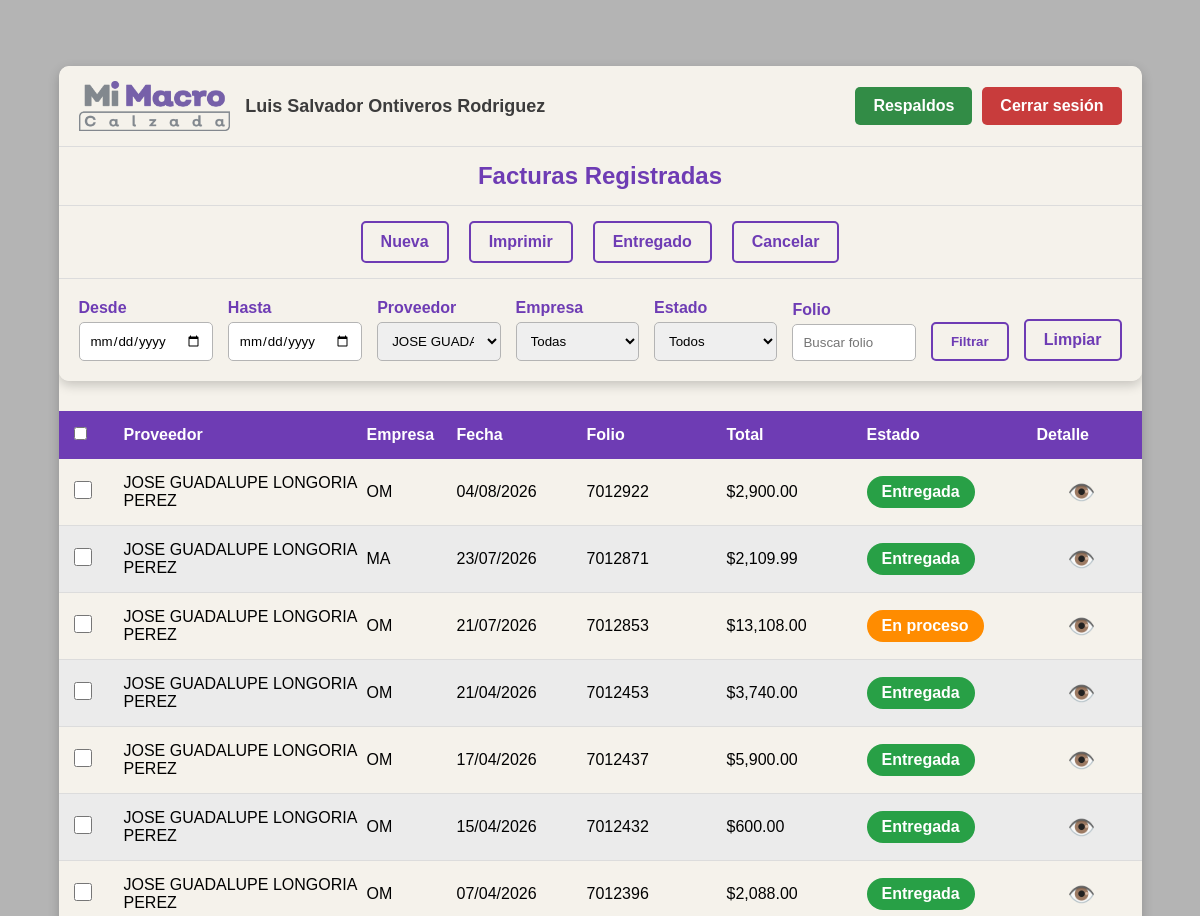
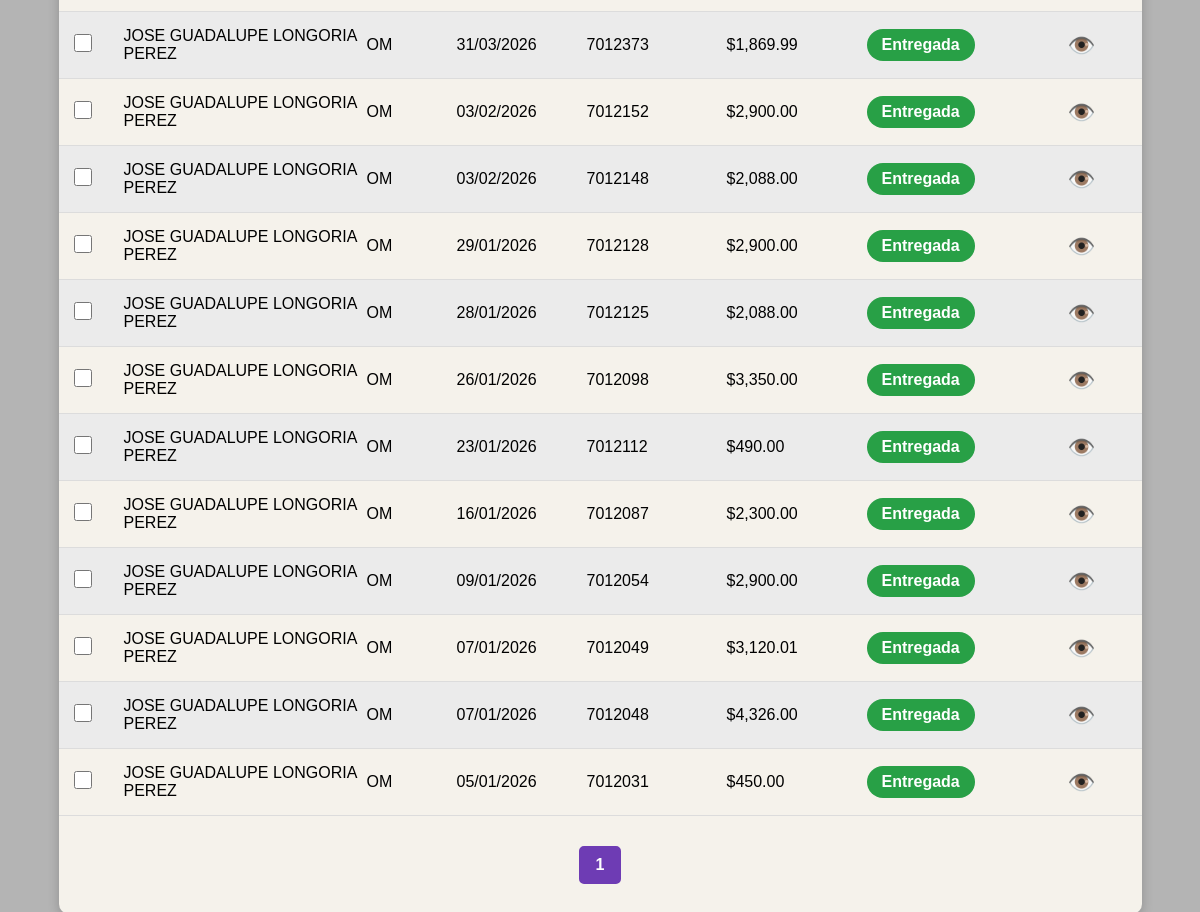
Page /facturas.php?id_provedor=4 (signed in) on the committed database (2 pictures, top to bottom).
### tables this page shows
CREATE TABLE `factura` (
  `id` int(11) NOT NULL,
  `id_empresa` int(11) NOT NULL,
  `id_provedor` int(11) NOT NULL,
  `folio` varchar(20) NOT NULL,
  `fecha` date NOT NULL,
  `total` decimal(10,2) NOT NULL,
  `estado` int(11) NOT NULL DEFAULT 0,
  `fecha_registro` date NOT NULL,
  `fecha_entregado` date DEFAULT NULL
);

CREATE TABLE `provedores` (
  `id` int(11) NOT NULL,
  `nombre` varchar(255) NOT NULL,
  `irs` int(11) NOT NULL DEFAULT 0,
  `eliminado` int(1) NOT NULL DEFAULT 0
);

### facturas.php (the view, shortened to what this page needs)
<?php
$con = conecta();
$fecha_inicio = isset($_GET['fecha_inicio']) ? $_GET['fecha_inicio'] : '';
$fecha_fin    = isset($_GET['fecha_fin'])    ? $_GET['fecha_fin']    : '';
$id_provedor  = isset($_GET['id_provedor'])  ? intval($_GET['id_provedor'])  : 0;
$id_empresa   = isset($_GET['id_empresa'])   ? intval($_GET['id_empresa'])   : 0;
$folio        = isset($_GET['folio'])        ? trim($_GET['folio'])        : '';
$estado       = isset($_GET['estado'])       ? $_GET['estado']             : '';
$where = "WHERE 1=1";
if($id_provedor > 0){
    $where .= " AND f.id_provedor = $id_provedor";
}
$registros_por_pagina = 30;
$pagina = isset($_GET['pagina']) ? intval($_GET['pagina']) : 1;
$inicio = ($pagina - 1) * $registros_por_pagina;
$sqlTotal = "SELECT COUNT(*) AS total
             FROM factura f
             INNER JOIN provedores p ON f.id_provedor = p.id
             INNER JOIN empresa e ON f.id_empresa = e.id
             $where";
$resTotal = $con->query($sqlTotal);
$filaTotal = $resTotal->fetch_assoc();
$total_registros = $filaTotal['total'];
$total_paginas = ceil($total_registros / $registros_por_pagina);
$sql = "SELECT
            f.id,
            f.id_empresa,
            p.nombre AS proveedor,
            e.nombre AS empresa,
            f.fecha,
            f.folio,
            f.total,
            f.estado
        FROM factura f
        INNER JOIN provedores p ON f.id_provedor = p.id
        INNER JOIN empresa e ON f.id_empresa = e.id
        $where
        ORDER BY f.fecha DESC
        LIMIT $inicio, $registros_por_pagina";
$resultado = $con->query($sql);
?>
<!DOCTYPE html>
<html lang="es">
<head>
    <link rel="stylesheet" href="css/facturas.css">
    <link rel="stylesheet" href="css/menu.css">
</head>
<body>
<div class="contenedor">
    <?php include("menu.php"); ?>
    <div class="encabezado">
        <div>
            <input
                type="checkbox"
                id="chkTodas"
                title="Seleccionar todas las facturas de esta página">
        </div>
        <div>Proveedor</div>
        <div>Empresa</div>
        <div>Fecha</div>
        <div>Folio</div>
        <div>Total</div>
        <div>Estado</div>
        <div>Detalle</div>
    </div>
    <?php while($fila = $resultado->fetch_assoc()){ ?>
        <?php
        $clase = "";
        $texto = "";
        switch($fila['estado']){
            case 1:
                $clase = "proceso";
                $texto = "En proceso";
                break;
            case 2:
                $clase = "entregada";
                $texto = "Entregada";
                break;
        }
        switch($fila['id_empresa']){
            case 1:
                $empresa = "OM";
                break;
            case 7:
                $empresa = "MA";
                break;
        }
        ?>
        <div class="fila">
            <div>
                <input type="checkbox" class="chkFactura" value="<?= $fila['id'] ?>">
            </div>
            <div>
                <?= htmlspecialchars($fila['proveedor']) ?>
            </div>
            <div>
                <?= $empresa ?>
            </div>
            <div>
                <?= date('d/m/Y', strtotime($fila['fecha'])) ?>
            </div>
            <div>
                <?= htmlspecialchars($fila['folio']) ?>
            </div>
            <div>
                $<?= number_format($fila['total'], 2) ?>
            </div>
            <div>
                <span class="estado <?= $clase ?>">
                    <?= $texto ?>
                </span>
            </div>
            <div class="accion">
                <a href="factura_detalle.php?id=<?= $fila['id'] ?>">👁️</a>
            </div>
        </div>
    <?php } ?>
    <div class="paginacion">
        <?php for($i = 1; $i <= $total_paginas; $i++){ ?>
            <a
    href="?pagina=<?= $i ?>&fecha_inicio=<?= urlencode($fecha_inicio) ?>&fecha_fin=<?= urlencode($fecha_fin) ?>&id_provedor=<?= $id_provedor ?>&id_empresa=<?= $id_empresa ?>&folio=<?= urlencode($folio) ?>&estado=<?= urlencode($estado) ?>"
                class="<?= ($i == $pagina) ? 'actual' : '' ?>">
                <?= $i ?>
            </a>
        <?php } ?>
    </div>
</div>
</body>
</html>

### css/facturas.css (style rules this page uses)
* { margin: 0; padding: 0; box-sizing: border-box; font-family: Arial, Helvetica, sans-serif; }
body { background-color: rgb(180, 180, 180); min-height: 100vh; padding: 30px; margin: 3% 0; }
.contenedor { width: 95%; margin: auto; background-color: rgb(245, 242, 235); border-radius: 10px; overflow: hidden; box-shadow: 0px 4px 12px rgba(0, 0, 0, .2); }
.encabezado, .fila { display: grid; grid-template-columns: 50px 2fr 90px 130px 140px 140px 170px 90px; align-items: center; }
.encabezado { background-color: rgb(110, 60, 180); color: white; font-weight: bold; padding: 15px; }
.fila { padding: 15px; border-bottom: 1px solid rgb(220, 220, 220); }
.fila:nth-child(even) { background-color: rgb(235, 235, 235); }
.estado { display: inline-block; padding: 7px 15px; border-radius: 20px; color: white; font-weight: bold; text-align: center; }
.proceso { background-color: rgb(255, 140, 0); }
.entregada { background-color: rgb(40, 160, 70); }
.accion { text-align: center; }
.accion a { text-decoration: none; font-size: 1.4rem; transition: .2s; }
.chkFactura { width: 18px; height: 18px; cursor: pointer; }
.paginacion { padding: 30px; display: flex; justify-content: center; gap: 10px; flex-wrap: wrap; }
.paginacion a { text-decoration: none; color: rgb(110, 60, 180); border: 2px solid rgb(110, 60, 180); padding: 8px 15px; border-radius: 5px; font-weight: bold; transition: .2s; }
.paginacion .actual { background-color: rgb(110, 60, 180); color: white; border: 2px solid rgb(110, 60, 180); padding: 8px 15px; border-radius: 5px; font-weight: bold; }

### rows in the picture
factura: id_provedor.nombre "JOSE GUADALUPE LONGORIA PEREZ", id_empresa "OM", fecha "04/08/2026", folio "7012922", total "2,900.00", estado "Entregada"
factura: id_provedor.nombre "JOSE GUADALUPE LONGORIA PEREZ", id_empresa "MA", fecha "23/07/2026", folio "7012871", total "2,109.99", estado "Entregada"
factura: id_provedor.nombre "JOSE GUADALUPE LONGORIA PEREZ", id_empresa "OM", fecha "21/07/2026", folio "7012853", total "13,108.00", estado "En proceso"
factura: id_provedor.nombre "JOSE GUADALUPE LONGORIA PEREZ", id_empresa "OM", fecha "21/04/2026", folio "7012453", total "3,740.00", estado "Entregada"
factura: id_provedor.nombre "JOSE GUADALUPE LONGORIA PEREZ", id_empresa "OM", fecha "17/04/2026", folio "7012437", total "5,900.00", estado "Entregada"
factura: id_provedor.nombre "JOSE GUADALUPE LONGORIA PEREZ", id_empresa "OM", fecha "15/04/2026", folio "7012432", total "600.00", estado "Entregada"
factura: id_provedor.nombre "JOSE GUADALUPE LONGORIA PEREZ", id_empresa "OM", fecha "07/04/2026", folio "7012396", total "2,088.00", estado "Entregada"
factura: id_provedor.nombre "JOSE GUADALUPE LONGORIA PEREZ", id_empresa "OM", fecha "31/03/2026", folio "7012373", total "1,869.99", estado "Entregada"
factura: id_provedor.nombre "JOSE GUADALUPE LONGORIA PEREZ", id_empresa "OM", fecha "03/02/2026", folio "7012152", total "2,900.00", estado "Entregada"
factura: id_provedor.nombre "JOSE GUADALUPE LONGORIA PEREZ", id_empresa "OM", fecha "03/02/2026", folio "7012148", total "2,088.00", estado "Entregada"
factura: id_provedor.nombre "JOSE GUADALUPE LONGORIA PEREZ", id_empresa "OM", fecha "29/01/2026", folio "7012128", total "2,900.00", estado "Entregada"
factura: id_provedor.nombre "JOSE GUADALUPE LONGORIA PEREZ", id_empresa "OM", fecha "28/01/2026", folio "7012125", total "2,088.00", estado "Entregada"
factura: id_provedor.nombre "JOSE GUADALUPE LONGORIA PEREZ", id_empresa "OM", fecha "26/01/2026", folio "7012098", total "3,350.00", estado "Entregada"
factura: id_provedor.nombre "JOSE GUADALUPE LONGORIA PEREZ", id_empresa "OM", fecha "23/01/2026", folio "7012112", total "490.00", estado "Entregada"
factura: id_provedor.nombre "JOSE GUADALUPE LONGORIA PEREZ", id_empresa "OM", fecha "16/01/2026", folio "7012087", total "2,300.00", estado "Entregada"
factura: id_provedor.nombre "JOSE GUADALUPE LONGORIA PEREZ", id_empresa "OM", fecha "09/01/2026", folio "7012054", total "2,900.00", estado "Entregada"
factura: id_provedor.nombre "JOSE GUADALUPE LONGORIA PEREZ", id_empresa "OM", fecha "07/01/2026", folio "7012049", total "3,120.01", estado "Entregada"
factura: id_provedor.nombre "JOSE GUADALUPE LONGORIA PEREZ", id_empresa "OM", fecha "07/01/2026", folio "7012048", total "4,326.00", estado "Entregada"
factura: id_provedor.nombre "JOSE GUADALUPE LONGORIA PEREZ", id_empresa "OM", fecha "05/01/2026", folio "7012031", total "450.00", estado "Entregada"

### other values in the picture
$nombre "Luis Salvador Ontiveros Rodriguez"
form field id_provedor "JOSE GUADALUPE LONGORIA PEREZ"
